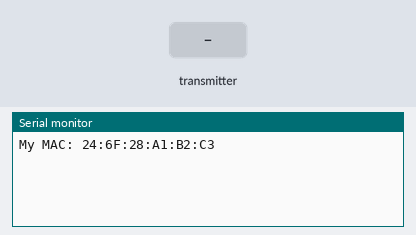
Simulated run of this sketch. Board: ESP32. Parts: the last lines printed to the serial monitor. The test bench sets the inputs (shaded band).

Above: at 1.2 s.
1.3 s: the transmitter starts sending counter = 0
At 1.61 s:
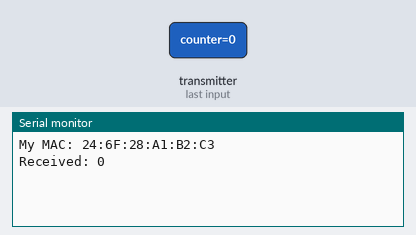
3.3 s: the transmitter starts sending counter = 1024
At 3.61 s:
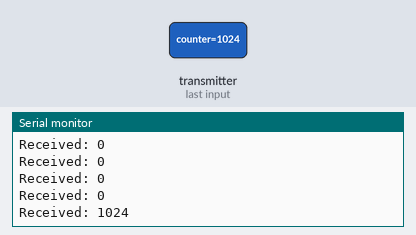

Measured:
- after the input at 1.3 s, the serial monitor: prints a new line at once (image 1)
- after the input at 3.3 s, the serial monitor: prints a new line at once (image 2)

The sketch:

test_esp_now_receiver.ino
```cpp
// TEST FILE -- flash temporarily to the SHED ESP32 to verify the wireless
// link from the pitch pole BEFORE trusting it with real camera data.
// Pair with test_esp_now_sender.ino on the pitch-pole ESP32.
//
// Expected result: this board's Serial Monitor prints "Received: 1, 2, 3..."
// incrementing steadily, roughly once per second.

#include <esp_now.h>
#include <WiFi.h>

typedef struct { int counter; } TestMessage;

void onDataRecv(const esp_now_recv_info_t *info, const uint8_t *incomingData, int len) {
  TestMessage msg;
  memcpy(&msg, incomingData, sizeof(msg));
  Serial.println("Received: " + String(msg.counter));
}

void setup() {
  Serial.begin(115200);
  WiFi.mode(WIFI_STA);
  Serial.println("My MAC: " + WiFi.macAddress());

  if (esp_now_init() != ESP_OK) {
    Serial.println("ESP-NOW init failed");
    return;
  }

  esp_now_register_recv_cb(onDataRecv);
}

void loop() {}
```
